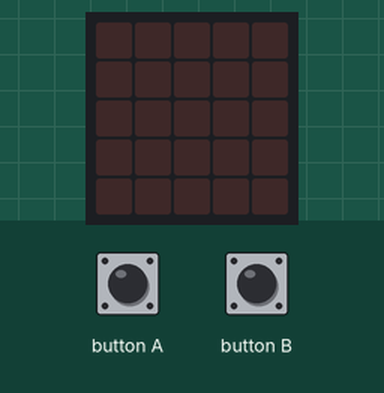
A program run on a simulated BBC micro:bit (MakeCode). On the bench: the board's 5×5 LED display. The inputs (shaded band) are chosen by the test bench. Dim RGB values are drawn brighter than linear.

Above: at 1.6 s.
1.7 s: button A pressed for 0.15 s
At 3.1 s:
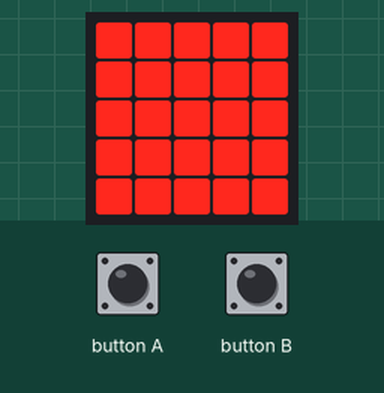
4.0 s: button B pressed for 0.15 s
At 4.61 s:
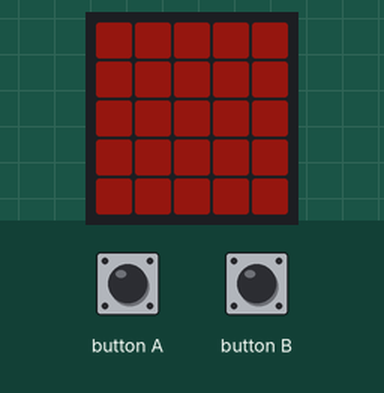
Timing chart, 0 to 7.0 s (numbered marks = the images above; inputs shaded):
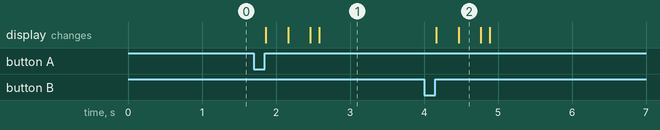

The program:

main.ts
```typescript
input.onButtonPressed(Button.A, function on_button_pressed_a() {

    mode = 1
})
input.onButtonPressed(Button.B, function on_button_pressed_b() {

    mode = 0
})
let last_mode2 = 0
let mode = 0
//  1 for on, 0 for off
led.setBrightness(0)
basic.showLeds(`
    # # # # #
    # # # # #
    # # # # #
    # # # # #
    # # # # #
    `)
basic.forever(function on_forever() {
    let _2: number;
    let index: number;

    if (mode != last_mode2) {
        if (mode == 1) {
            _2 = 0
            while (_2 < 3) {
                index = 0
                while (index < 51) {
                    led.setBrightness(led.brightness() + 5)
                    basic.pause(2)
                    index += 1
                }
                index = 0
                while (index < 51) {
                    led.setBrightness(led.brightness() - 5)
                    basic.pause(2)
                    index += 1
                }
                _2 += 1
            }
            index = 0
            while (index < 51) {
                led.setBrightness(led.brightness() + 5)
                basic.pause(2)
                index += 1
            }
            led.setBrightness(255)
        } else {
            _2 = 0
            while (_2 < 3) {
                index = 0
                while (index < 51) {
                    led.setBrightness(led.brightness() - 5)
                    basic.pause(2)
                    index += 1
                }
                index = 0
                //  basic.show_string("Hello!")
                while (index < 51) {
                    led.setBrightness(led.brightness() + 5)
                    basic.pause(2)
                    index += 1
                }
                _2 += 1
            }
            index = 0
            while (index < 51) {
                led.setBrightness(led.brightness() - 5)
                basic.pause(2)
                index += 1
            }
            led.setBrightness(0)
        }

        last_mode2 = mode
    }

})
```

test.ts
```typescript
// 在此处测试；当此软件包作为插件使用时，将不会编译此软件包。
```
